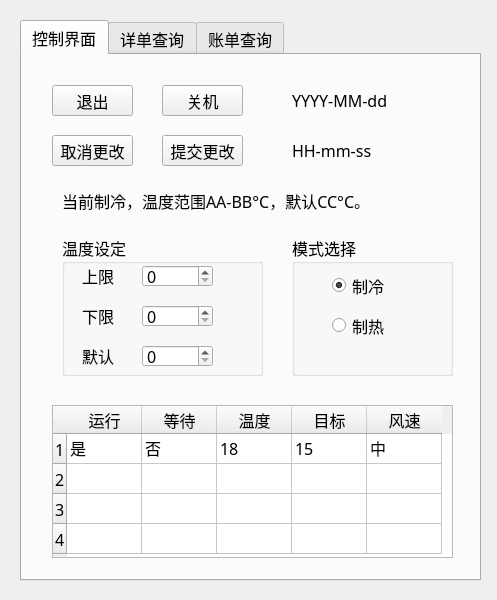
<?xml version="1.0" encoding="UTF-8"?>
<ui version="4.0">
 <class>serverWindow</class>
 <widget class="QWidget" name="serverWindow">
  <property name="geometry">
   <rect>
    <x>0</x>
    <y>0</y>
    <width>497</width>
    <height>600</height>
   </rect>
  </property>
  <property name="windowTitle">
   <string>serverWindow</string>
  </property>
  <widget class="QWidget" name="Wadmin" native="true">
   <property name="geometry">
    <rect>
     <x>0</x>
     <y>0</y>
     <width>500</width>
     <height>600</height>
    </rect>
   </property>
   <property name="minimumSize">
    <size>
     <width>500</width>
     <height>600</height>
    </size>
   </property>
   <property name="font">
    <font>
     <family>微软雅黑</family>
     <pointsize>12</pointsize>
    </font>
   </property>
   <property name="autoFillBackground">
    <bool>true</bool>
   </property>
   <widget class="QTabWidget" name="tabW">
    <property name="geometry">
     <rect>
      <x>20</x>
      <y>20</y>
      <width>461</width>
      <height>561</height>
     </rect>
    </property>
    <property name="currentIndex">
     <number>0</number>
    </property>
    <widget class="QWidget" name="Pcontrol">
     <attribute name="title">
      <string>控制界面</string>
     </attribute>
     <widget class="QTableWidget" name="roomTable">
      <property name="geometry">
       <rect>
        <x>30</x>
        <y>350</y>
        <width>401</width>
        <height>153</height>
       </rect>
      </property>
      <property name="font">
       <font>
        <pointsize>12</pointsize>
       </font>
      </property>
      <attribute name="horizontalHeaderDefaultSectionSize">
       <number>75</number>
      </attribute>
      <row>
       <property name="text">
        <string>1</string>
       </property>
      </row>
      <row>
       <property name="text">
        <string>2</string>
       </property>
      </row>
      <row>
       <property name="text">
        <string>3</string>
       </property>
      </row>
      <row>
       <property name="text">
        <string>4</string>
       </property>
      </row>
      <column>
       <property name="text">
        <string>运行</string>
       </property>
      </column>
      <column>
       <property name="text">
        <string>等待</string>
       </property>
      </column>
      <column>
       <property name="text">
        <string>温度</string>
       </property>
      </column>
      <column>
       <property name="text">
        <string>目标</string>
       </property>
      </column>
      <column>
       <property name="text">
        <string>风速</string>
       </property>
      </column>
      <item row="0" column="0">
       <property name="text">
        <string>是</string>
       </property>
      </item>
      <item row="0" column="1">
       <property name="text">
        <string>否</string>
       </property>
      </item>
      <item row="0" column="2">
       <property name="text">
        <string>18</string>
       </property>
      </item>
      <item row="0" column="3">
       <property name="text">
        <string>15</string>
       </property>
      </item>
      <item row="0" column="4">
       <property name="text">
        <string>中</string>
       </property>
      </item>
     </widget>
     <widget class="QPushButton" name="Bhalt">
      <property name="geometry">
       <rect>
        <x>30</x>
        <y>30</y>
        <width>81</width>
        <height>31</height>
       </rect>
      </property>
      <property name="text">
       <string>退出</string>
      </property>
     </widget>
     <widget class="QPushButton" name="Bpower">
      <property name="geometry">
       <rect>
        <x>140</x>
        <y>30</y>
        <width>81</width>
        <height>31</height>
       </rect>
      </property>
      <property name="text">
       <string>关机</string>
      </property>
     </widget>
     <widget class="QGroupBox" name="Gmode">
      <property name="geometry">
       <rect>
        <x>270</x>
        <y>180</y>
        <width>161</width>
        <height>141</height>
       </rect>
      </property>
      <property name="title">
       <string>模式选择</string>
      </property>
      <widget class="QRadioButton" name="Bcool">
       <property name="geometry">
        <rect>
         <x>40</x>
         <y>30</y>
         <width>101</width>
         <height>41</height>
        </rect>
       </property>
       <property name="text">
        <string>制冷</string>
       </property>
       <property name="checked">
        <bool>true</bool>
       </property>
      </widget>
      <widget class="QRadioButton" name="Bwarm">
       <property name="geometry">
        <rect>
         <x>40</x>
         <y>70</y>
         <width>101</width>
         <height>41</height>
        </rect>
       </property>
       <property name="text">
        <string>制热</string>
       </property>
      </widget>
     </widget>
     <widget class="QGroupBox" name="groupBox">
      <property name="geometry">
       <rect>
        <x>40</x>
        <y>180</y>
        <width>201</width>
        <height>141</height>
       </rect>
      </property>
      <property name="title">
       <string>温度设定</string>
      </property>
      <widget class="QLabel" name="label_2">
       <property name="geometry">
        <rect>
         <x>20</x>
         <y>30</y>
         <width>41</width>
         <height>21</height>
        </rect>
       </property>
       <property name="text">
        <string>上限</string>
       </property>
      </widget>
      <widget class="QLabel" name="label_3">
       <property name="geometry">
        <rect>
         <x>20</x>
         <y>70</y>
         <width>41</width>
         <height>21</height>
        </rect>
       </property>
       <property name="text">
        <string>下限</string>
       </property>
      </widget>
      <widget class="QLabel" name="label_4">
       <property name="geometry">
        <rect>
         <x>20</x>
         <y>110</y>
         <width>41</width>
         <height>21</height>
        </rect>
       </property>
       <property name="text">
        <string>默认</string>
       </property>
      </widget>
      <widget class="QSpinBox" name="CTcell">
       <property name="geometry">
        <rect>
         <x>80</x>
         <y>30</y>
         <width>71</width>
         <height>22</height>
        </rect>
       </property>
      </widget>
      <widget class="QSpinBox" name="CTfloor">
       <property name="geometry">
        <rect>
         <x>80</x>
         <y>70</y>
         <width>71</width>
         <height>22</height>
        </rect>
       </property>
      </widget>
      <widget class="QSpinBox" name="CTdefault">
       <property name="geometry">
        <rect>
         <x>80</x>
         <y>110</y>
         <width>71</width>
         <height>22</height>
        </rect>
       </property>
      </widget>
     </widget>
     <widget class="QPushButton" name="Bcancel">
      <property name="geometry">
       <rect>
        <x>30</x>
        <y>80</y>
        <width>81</width>
        <height>31</height>
       </rect>
      </property>
      <property name="text">
       <string>取消更改</string>
      </property>
     </widget>
     <widget class="QPushButton" name="Bcommit">
      <property name="geometry">
       <rect>
        <x>140</x>
        <y>80</y>
        <width>81</width>
        <height>31</height>
       </rect>
      </property>
      <property name="text">
       <string>提交更改</string>
      </property>
     </widget>
     <widget class="QLabel" name="Ldate">
      <property name="geometry">
       <rect>
        <x>270</x>
        <y>30</y>
        <width>161</width>
        <height>31</height>
       </rect>
      </property>
      <property name="text">
       <string>YYYY-MM-dd</string>
      </property>
     </widget>
     <widget class="QLabel" name="Ltime_2">
      <property name="geometry">
       <rect>
        <x>270</x>
        <y>80</y>
        <width>161</width>
        <height>31</height>
       </rect>
      </property>
      <property name="text">
       <string>HH-mm-ss</string>
      </property>
     </widget>
     <widget class="QLabel" name="Lstate">
      <property name="geometry">
       <rect>
        <x>40</x>
        <y>130</y>
        <width>371</width>
        <height>31</height>
       </rect>
      </property>
      <property name="text">
       <string>当前制冷，温度范围AA-BB°C，默认CC°C。</string>
      </property>
     </widget>
    </widget>
    <widget class="QWidget" name="Pdetail">
     <attribute name="title">
      <string>详单查询</string>
     </attribute>
     <widget class="QTableWidget" name="detailTable">
      <property name="geometry">
       <rect>
        <x>10</x>
        <y>20</y>
        <width>431</width>
        <height>411</height>
       </rect>
      </property>
      <property name="font">
       <font>
        <pointsize>12</pointsize>
       </font>
      </property>
      <attribute name="horizontalHeaderDefaultSectionSize">
       <number>70</number>
      </attribute>
      <column>
       <property name="text">
        <string>房间号</string>
       </property>
      </column>
      <column>
       <property name="text">
        <string>风速</string>
       </property>
      </column>
      <column>
       <property name="text">
        <string>开始时间</string>
       </property>
      </column>
      <column>
       <property name="text">
        <string>结束时间</string>
       </property>
      </column>
      <column>
       <property name="text">
        <string>能耗</string>
       </property>
      </column>
      <column>
       <property name="text">
        <string>费用</string>
       </property>
      </column>
     </widget>
     <widget class="QSpinBox" name="spinRoom">
      <property name="geometry">
       <rect>
        <x>171</x>
        <y>461</y>
        <width>51</width>
        <height>31</height>
       </rect>
      </property>
      <property name="minimum">
       <number>1</number>
      </property>
      <property name="maximum">
       <number>4</number>
      </property>
     </widget>
     <widget class="QLabel" name="label">
      <property name="geometry">
       <rect>
        <x>40</x>
        <y>455</y>
        <width>121</width>
        <height>41</height>
       </rect>
      </property>
      <property name="text">
       <string>选择房间号：</string>
      </property>
     </widget>
     <widget class="QPushButton" name="Bquery">
      <property name="geometry">
       <rect>
        <x>264</x>
        <y>462</y>
        <width>81</width>
        <height>31</height>
       </rect>
      </property>
      <property name="text">
       <string>查询</string>
      </property>
     </widget>
    </widget>
    <widget class="QWidget" name="Pbill">
     <attribute name="title">
      <string>账单查询</string>
     </attribute>
     <widget class="QTableWidget" name="billTable">
      <property name="geometry">
       <rect>
        <x>15</x>
        <y>40</y>
        <width>421</width>
        <height>421</height>
       </rect>
      </property>
      <column>
       <property name="text">
        <string>房间号</string>
       </property>
       <property name="font">
        <font>
         <family>微软雅黑</family>
         <pointsize>12</pointsize>
        </font>
       </property>
      </column>
      <column>
       <property name="text">
        <string>入住时间</string>
       </property>
       <property name="font">
        <font>
         <family>微软雅黑</family>
         <pointsize>12</pointsize>
        </font>
       </property>
      </column>
      <column>
       <property name="text">
        <string>当前时间</string>
       </property>
       <property name="font">
        <font>
         <family>微软雅黑</family>
         <pointsize>12</pointsize>
        </font>
       </property>
      </column>
      <column>
       <property name="text">
        <string>累计费用</string>
       </property>
       <property name="font">
        <font>
         <family>微软雅黑</family>
         <pointsize>12</pointsize>
        </font>
       </property>
      </column>
     </widget>
    </widget>
   </widget>
  </widget>
 </widget>
 <layoutdefault spacing="6" margin="11"/>
 <resources/>
 <connections/>
</ui>
